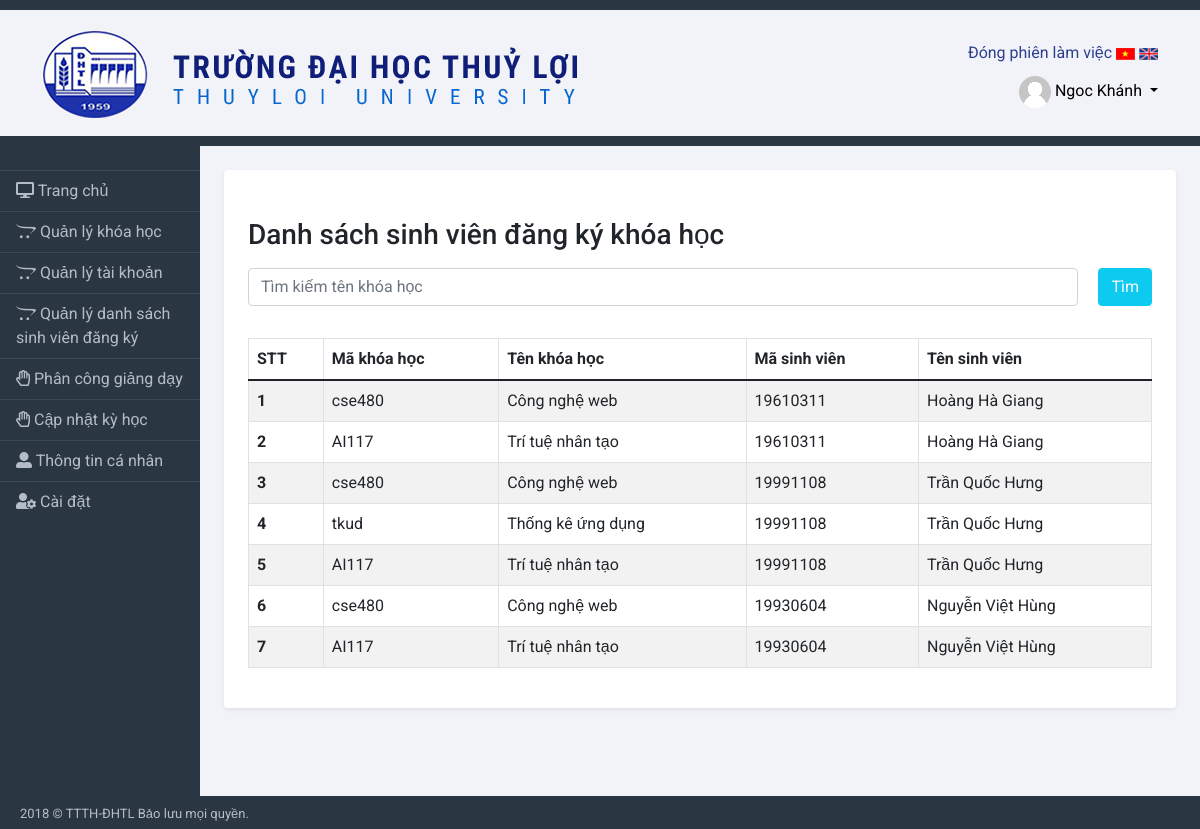
Page /admin/manage_list_student.php (signed in) on the committed database.
### tables this page shows
CREATE TABLE `tbl_register` (
  `id_register` int(11) NOT NULL,
  `id_course` int(11) NOT NULL,
  `id_user` int(11) NOT NULL
);

CREATE TABLE `tb_course` (
  `id_course` int(11) NOT NULL,
  `code_course` varchar(50) NOT NULL,
  `name_course` varchar(50) NOT NULL,
  `days` varchar(20) NOT NULL,
  `lesson` varchar(10) NOT NULL,
  `id_room` int(11) NOT NULL,
  `id_semester` int(11) NOT NULL,
  `startdate` date NOT NULL,
  `enddate` date NOT NULL,
  `credit` int(11) NOT NULL,
  `status` int(11) NOT NULL DEFAULT 0,
  `amount` int(11) NOT NULL
);

CREATE TABLE `tb_users` (
  `id_user` int(11) NOT NULL,
  `code_user` varchar(50) NOT NULL,
  `role` int(11) NOT NULL,
  `fullname` varchar(50) NOT NULL,
  `email` varchar(50) NOT NULL,
  `sex` varchar(10) NOT NULL,
  `birthdate` date NOT NULL,
  `phone` int(11) NOT NULL,
  `pass` varchar(50) NOT NULL
);

### admin/manage_list_student.php (the view, shortened to what this page needs)
<?php
include('bridge-admin/menu.php')
?>
<div class="row">
    <div class="col-12">
        <br/>
        <h3>Danh sách sinh viên đăng ký khóa học</h3>
        <div class="my-3">
            <form action="" method="POST" style="display:flex;">
                <input class="form-control" type="search" name="search_stu" placeholder="Tìm kiếm tên khóa học" required>
                <button class="btn btn-info text-light" type="submit" style="margin-left:20px;">Tìm</button>
            </form>
        </div>
        <div class="table-responsive table-responsive-md">
            <table class="table table-striped table-hover table-bordered mt-3">
                <thead>
                    <tr>
                        <th scope="col">STT</th>
                        <th scope="col">Mã khóa học</th>
                        <th scope="col">Tên khóa học</th>
                        <th scope="col">Mã sinh viên</th>
                        <th scope="col">Tên sinh viên</th>
                    </tr>
                </thead>
                <tbody>
                    <?php
                    $sql = "SELECT id_register,tb_course.code_course,tb_users.code_user,name_course,fullname From tbl_register,tb_course,tb_users where tb_course.id_course = tbl_register.id_course and tb_users.id_user = tbl_register.id_user";
                    $result = mysqli_query($conn, $sql);
                    if (mysqli_num_rows($result) > 0) {
                        $i = 1;
                        while ($row = mysqli_fetch_assoc($result)) {
                    ?>
                            <tr>
                                <th scope="row"><?php echo $i; ?> </th>
                                <td><?php echo $row['code_course']; ?> </td>
                                <td><?php echo $row['name_course']; ?> </td>
                                <td><?php echo $row['code_user']; ?> </td>
                                <td><?php echo $row['fullname']; ?> </td>
                            </tr>
                    <?php
                            $i++;
                        }
                    }
                    ?>
                </tbody>
            </table>
        </div>
    </div>
</div>
<?php
include('./bridge-admin/footer.php')
?>

### css/main.css (style rules this page uses)
* { padding: 0; margin: 0; border: none; font-family: "Roboto", sans-serif; }

### rows in the picture
tbl_register: id_course.code_course "cse480", id_course.name_course "Công nghệ web", id_user.code_user "19610311", id_user.fullname "Hoàng Hà Giang"
tbl_register: id_course.code_course "AI117", id_course.name_course "Trí tuệ nhân tạo", id_user.code_user "19610311", id_user.fullname "Hoàng Hà Giang"
tbl_register: id_course.code_course "cse480", id_course.name_course "Công nghệ web", id_user.code_user "19991108", id_user.fullname "Trần Quốc Hưng"
tbl_register: id_course.code_course "tkud", id_course.name_course "Thống kê ứng dụng", id_user.code_user "19991108", id_user.fullname "Trần Quốc Hưng"
tbl_register: id_course.code_course "AI117", id_course.name_course "Trí tuệ nhân tạo", id_user.code_user "19991108", id_user.fullname "Trần Quốc Hưng"
tbl_register: id_course.code_course "cse480", id_course.name_course "Công nghệ web", id_user.code_user "19930604", id_user.fullname "Nguyễn Việt Hùng"
tbl_register: id_course.code_course "AI117", id_course.name_course "Trí tuệ nhân tạo", id_user.code_user "19930604", id_user.fullname "Nguyễn Việt Hùng"

### other values in the picture
$_SESSION['users'] "Ngoc Khánh"
